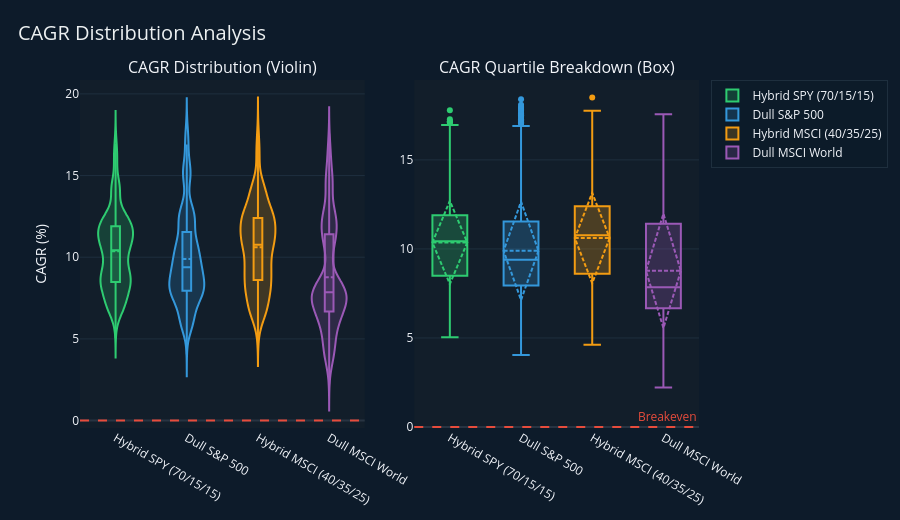

Notebook code for this chart:
### Markdown cell above
## 📊 Performance Distributions
### What Is the Realistic Range of Outcomes?

- **Violin** — shows the full probability density; wide = more variance = less predictable.  
- **Box whiskers** — mark the 25th–75th percentile (interquartile range).  
- The **red dashed line** marks the zero-return breakeven.  

A strategy with a narrower distribution is easier to *hold* through bad periods.

### Code cell
fig = make_subplots(
    rows=1, cols=2,
    subplot_titles=('CAGR Distribution (Violin)', 'CAGR Quartile Breakdown (Box)'),
    horizontal_spacing=0.08
)

for i, (col, name) in enumerate(zip(cagr_cols, strat_names)):
    color = STRAT_PALETTE[i % len(STRAT_PALETTE)]
    r, g, b = int(color[1:3], 16), int(color[3:5], 16), int(color[5:7], 16)
    y_vals = df[col] * 100

    fig.add_trace(go.Violin(
        y=y_vals, name=name, box_visible=True,
        meanline_visible=True, points=False,
        line_color=color, fillcolor=f'rgba({r},{g},{b},0.2)',
        showlegend=True
    ), row=1, col=1)

    fig.add_trace(go.Box(
        y=y_vals, name=name, boxmean='sd',
        marker_color=color, line_color=color,
        fillcolor=f'rgba({r},{g},{b},0.25)',
        showlegend=False
    ), row=1, col=2)

for c in [1, 2]:
    fig.add_hline(y=0, line_dash='dash', line_color=CRIMSON,
                  annotation_text='Breakeven' if c == 2 else '',
                  annotation_font_color=CRIMSON, row=1, col=c)

fig.update_layout(
    template='plotly_dark',
    paper_bgcolor=NAVY, plot_bgcolor='#121E2A',
    title=dict(text='CAGR Distribution Analysis', font=dict(size=20, color=LIGHT), x=0.02),
    yaxis=dict(title='CAGR (%)', gridcolor='#1E2F3E'),
    yaxis2=dict(gridcolor='#1E2F3E'),
    legend=dict(bgcolor='rgba(13,27,42,0.9)', bordercolor='#1E2F3E', borderwidth=1),
    height=520, margin=dict(t=80, b=50)
)
fig.show()

### Figure 1 — Plotly figure (JSON) as saved in the notebook; plotly's stock layout.template omitted (floating-point values rounded to 4 significant figures; data arrays with more than 128 entries replaced by an {"elided": "..."} marker saying what was removed)
{"data": [{"box": {"visible": true}, "fillcolor": "rgba(46,204,113,0.2)", "line": {"color": "#2ECC71"}, "meanline": {"visible": true}, "name": "Hybrid SPY (70/15/15)", "points": false, "showlegend": true, "type": "violin", "xaxis": "x", "y": {"elided": "1329 float values"}, "yaxis": "y"}, {"boxmean": "sd", "fillcolor": "rgba(46,204,113,0.25)", "line": {"color": "#2ECC71"}, "marker": {"color": "#2ECC71"}, "name": "Hybrid SPY (70/15/15)", "showlegend": false, "type": "box", "xaxis": "x2", "y": {"elided": "1329 float values"}, "yaxis": "y2"}, {"box": {"visible": true}, "fillcolor": "rgba(52,152,219,0.2)", "line": {"color": "#3498DB"}, "meanline": {"visible": true}, "name": "Dull S&P 500", "points": false, "showlegend": true, "type": "violin", "xaxis": "x", "y": {"elided": "1329 float values"}, "yaxis": "y"}, {"boxmean": "sd", "fillcolor": "rgba(52,152,219,0.25)", "line": {"color": "#3498DB"}, "marker": {"color": "#3498DB"}, "name": "Dull S&P 500", "showlegend": false, "type": "box", "xaxis": "x2", "y": {"elided": "1329 float values"}, "yaxis": "y2"}, {"box": {"visible": true}, "fillcolor": "rgba(243,156,18,0.2)", "line": {"color": "#F39C12"}, "meanline": {"visible": true}, "name": "Hybrid MSCI (40/35/25)", "points": false, "showlegend": true, "type": "violin", "xaxis": "x", "y": {"elided": "1329 float values"}, "yaxis": "y"}, {"boxmean": "sd", "fillcolor": "rgba(243,156,18,0.25)", "line": {"color": "#F39C12"}, "marker": {"color": "#F39C12"}, "name": "Hybrid MSCI (40/35/25)", "showlegend": false, "type": "box", "xaxis": "x2", "y": {"elided": "1329 float values"}, "yaxis": "y2"}, {"box": {"visible": true}, "fillcolor": "rgba(155,89,182,0.2)", "line": {"color": "#9B59B6"}, "meanline": {"visible": true}, "name": "Dull MSCI World", "points": false, "showlegend": true, "type": "violin", "xaxis": "x", "y": {"elided": "1329 float values"}, "yaxis": "y"}, {"boxmean": "sd", "fillcolor": "rgba(155,89,182,0.25)", "line": {"color": "#9B59B6"}, "marker": {"color": "#9B59B6"}, "name": "Dull MSCI World", "showlegend": false, "type": "box", "xaxis": "x2", "y": {"elided": "1329 float values"}, "yaxis": "y2"}], "layout": {"annotations": [{"font": {"size": 16}, "showarrow": false, "text": "CAGR Distribution (Violin)", "x": 0.23, "xanchor": "center", "xref": "paper", "y": 1, "yanchor": "bottom", "yref": "paper"}, {"font": {"size": 16}, "showarrow": false, "text": "CAGR Quartile Breakdown (Box)", "x": 0.77, "xanchor": "center", "xref": "paper", "y": 1, "yanchor": "bottom", "yref": "paper"}, {"font": {"color": "#E74C3C"}, "showarrow": false, "text": "", "x": 1, "xanchor": "right", "xref": "x domain", "y": 0, "yanchor": "bottom", "yref": "y"}, {"font": {"color": "#E74C3C"}, "showarrow": false, "text": "Breakeven", "x": 1, "xanchor": "right", "xref": "x2 domain", "y": 0, "yanchor": "bottom", "yref": "y2"}], "height": 520, "legend": {"bgcolor": "rgba(13,27,42,0.9)", "bordercolor": "#1E2F3E", "borderwidth": 1}, "margin": {"b": 50, "t": 80}, "paper_bgcolor": "#0D1B2A", "plot_bgcolor": "#121E2A", "shapes": [{"line": {"color": "#E74C3C", "dash": "dash"}, "type": "line", "x0": 0, "x1": 1, "xref": "x domain", "y0": 0, "y1": 0, "yref": "y"}, {"line": {"color": "#E74C3C", "dash": "dash"}, "type": "line", "x0": 0, "x1": 1, "xref": "x2 domain", "y0": 0, "y1": 0, "yref": "y2"}], "title": {"font": {"color": "#ECF0F1", "size": 20}, "text": "CAGR Distribution Analysis", "x": 0.02}, "xaxis": {"anchor": "y", "domain": [0, 0.46]}, "xaxis2": {"anchor": "y2", "domain": [0.54, 1]}, "yaxis": {"anchor": "x", "domain": [0, 1], "gridcolor": "#1E2F3E", "title": {"text": "CAGR (%)"}}, "yaxis2": {"anchor": "x2", "domain": [0, 1], "gridcolor": "#1E2F3E"}}}
